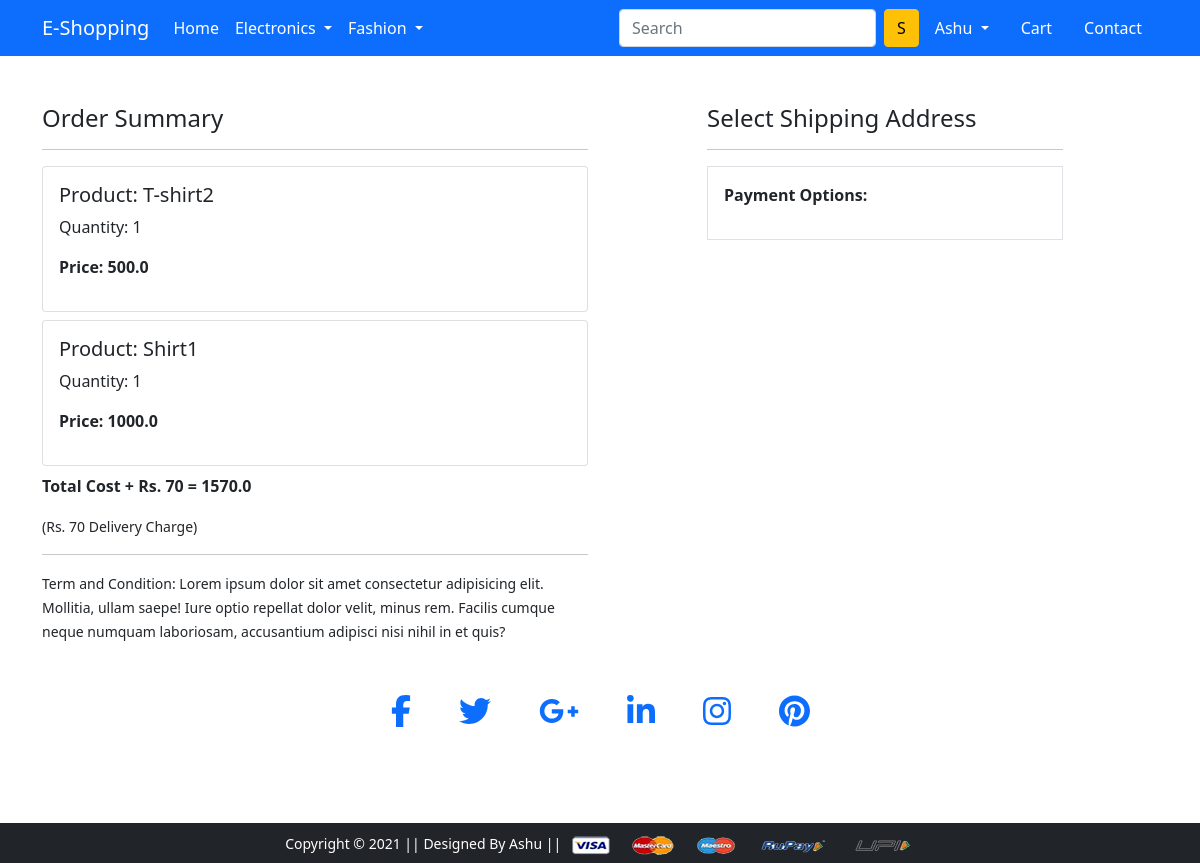
Screenshot of /checkout/ (signed in) with the database file from the repository.
### app/models.py (models this page shows, shortened)
class Cart(models.Model):
 user = models.ForeignKey(User, on_delete=models.CASCADE)
 product = models.ForeignKey(Product, on_delete=models.CASCADE)
 quantity = models.PositiveIntegerField(default=1)
 @property
 def total_cost(self):
   return self.quantity * self.product.discounted_price

class Product(models.Model):
 title = models.CharField(max_length=100)
 selling_price = models.FloatField()
 discounted_price = models.FloatField()
 description = models.TextField()
 brand = models.CharField(max_length=100)
 category = models.CharField( choices=CATEGORY_CHOICES, max_length=3)
 product_image = models.ImageField(upload_to='productimg')

### app/views.py (the view)
# urls.py: path('checkout/', views.checkout, name='checkout'),
@login_required
def checkout(request):
	user = request.user
	add = Customer.objects.filter(user=user)
	cart_items = Cart.objects.filter(user=request.user)
	amount = 0.0
	shipping_amount = 70.0
	totalamount=0.0
	cart_product = [p for p in Cart.objects.all() if p.user == request.user]
	if cart_product:
		for p in cart_product:
			tempamount = (p.quantity * p.product.discounted_price)
			amount += tempamount
		totalamount = amount+shipping_amount
	return render(request, 'app/checkout.html', {'add':add, 'cart_items':cart_items, 'totalcost':totalamount})

### app/templates/app/checkout.html (shortened to what this page needs)
{% extends 'app/base.html' %}
{% load static %}
{% block main-content %}
<div class="container">
 <div class="row mt-5">
  <div class="col-sm-6">
    <h4>Order Summary</h4>
    <hr>
    {% for item in cart_items %}
      <div class="card mb-2">
        <div class="card-body">
          <h5>Product: {{item.product.title}}</h5>
          <p>Quantity: {{item.quantity}}</p>
          <p class="fw-bold">Price: {{item.total_cost}}</p>
        </div>
      </div>
    {% endfor %}
    <p class="fw-bold">Total Cost + Rs. 70  = {{totalcost}}</p>
    <small>(Rs. 70 Delivery Charge)</small> <hr>
    <small>Term and Condition: Lorem ipsum dolor sit amet consectetur adipisicing elit. Mollitia, ullam saepe! Iure optio repellat dolor velit, minus rem. Facilis cumque neque numquam laboriosam, accusantium adipisci nisi nihil in et quis?</small>
  </div>
  <div class="col-sm-4 offset-sm-1">
    <h4>Select Shipping Address</h4>
    <hr>
    <form action="/paymentdone" id="myform">
        <div class="border p-3">
          <p class="fw-bold">Payment Options:</p>
        </div>
      </form>
    </div>
  </div>
</div>
{% endblock main-content %}

### app/templates/app/base.html (shortened to what this page needs)
<!DOCTYPE html>
{% load static %}
<html lang="en">
  <head>
    <link
      href="https://cdn.jsdelivr.net/npm/bootstrap@5.0.0-beta1/dist/css/bootstrap.min.css"
      rel="stylesheet"
    />
    <link rel="stylesheet" href="{% static 'app/css/owl.carousel.min.css' %}" />
    <link rel="stylesheet" href="{% static 'app/css/all.min.css' %}" />
    <link rel="stylesheet" href="{% static 'app/css/style.css' %}" />
  </head>
  <body>
    <nav class="navbar navbar-expand-lg navbar-dark bg-primary">
      <div class="container">
        <a class="navbar-brand" href="/">E-Shopping</a>
        <div class="collapse navbar-collapse" id="navbarSupportedContent">
          <ul class="navbar-nav me-auto mb-2 mb-lg-0">
            <li class="nav-item">
              <a class="nav-link active" aria-current="page" href="/">Home</a>
            </li>
            <li class="nav-item dropdown">
              <a
                class="nav-link dropdown-toggle text-white"
                href="#"
                id="electronicsDropdown"
                role="button"
                data-bs-toggle="dropdown"
                aria-expanded="false"
              >
                Electronics
              </a>
            </li>
            <li class="nav-item dropdown">
              <a
                class="nav-link dropdown-toggle text-white"
                href="#"
                id="fashionDropdown"
                role="button"
                data-bs-toggle="dropdown"
                aria-expanded="false"
              >
                Fashion
              </a>
            </li>
          </ul>
          <form class="d-flex">
            <input
              class="form-control me-2"
              type="search"
              placeholder="Search"
              aria-label="Search"
            />
            <button class="btn btn-warning" type="submit">S</button>
          </form>
          <div>
            <ul class="navbar-nav me-auto mb-2 mb-lg-0">
              {% if request.user.is_authenticated %}
              <li class="nav-item dropdown mx-2">
                <a
                  class="nav-link dropdown-toggle text-white"
                  href="#"
                  id="profileDropdown"
                  role="button"
                  data-bs-toggle="dropdown"
                  aria-expanded="false">
                  {{request.user.username| capfirst}}
                </a>
              </li>
              <li class="nav-item mx-2">
                <a href="{% url 'showcart' %}" class="nav-link text-white"
                  > Cart</a>
              </li>
              {% endif %}
              <li class="nav-item mx-2">
                <a
                  href="/contact/"
                  class="nav-link text-white">Contact</a >
              </li>
            </ul>
          </div>
        </div>
      </div>
    </nav>
    {% block main-content %} {% endblock main-content %}
<footer class="page-footer font-small elegant-color">
  <div class="container">
    <div class="row d-flex justify-content-center">
      <div class="col d-flex justify-content-center my-5 pt-1">
        <a class="fb-ic">
          <i class="fab fa-facebook-f fa-lg white-text mx-3 mx-md-4 fa-2x"> </i>
        </a>
        <a class="tw-ic">
          <i class="fab fa-twitter fa-lg white-text mx-3 mx-md-4 fa-2x"> </i>
        </a>
        <a class="gplus-ic">
          <i class="fab fa-google-plus-g fa-lg white-text mx-3 mx-md-4 fa-2x"> </i>
        </a>
        <a class="li-ic">
          <i class="fab fa-linkedin-in fa-lg white-text mx-3 mx-md-4 fa-2x"> </i>
        </a>
        <a class="ins-ic">
          <i class="fab fa-instagram fa-lg white-text mx-3 mx-md-4 fa-2x"> </i>
        </a>
        <a class="pin-ic">
          <i class="fab fa-pinterest fa-lg white-text mx-3 mx-md-4 fa-2x"> </i>
        </a>
      </div>
    </div>
  </div>
</footer>
    <footer class="container-fluid bg-dark text-center p-2 mt-5">
      <small class="text-white"
        >Copyright &copy; 2021 || Designed By Ashu ||
      </small>
      <img
        src="{% static 'app/images/payment.png' %}"
        alt=""
        srcset=""
        class="img-fluid"
        height="2px"
      />
    </footer>
  </body>
</html>

### rows the page displays
Cart: product "T-shirt2", quantity "1", total_cost "500.0"
Cart: product "Shirt1", quantity "1", total_cost "1000.0"

### other values shown
{{ request.user.username| capfirst }} "Ashu"
{{ totalcost }} "1570.0"
